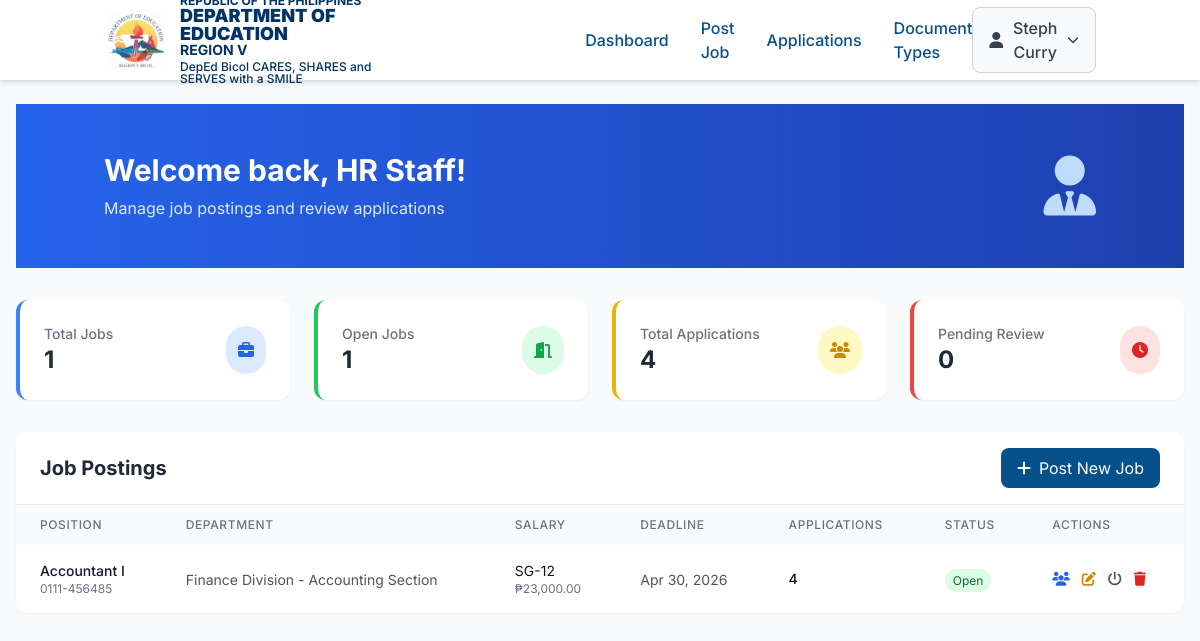
Page /HR_staff/hr_dashboard.php (signed in) on the committed database.
### tables this page shows
CREATE TABLE `jobs` (
  `jobId` int NOT NULL,
  `position` enum('Accountant I','Accountant II','Accountant III','Accountant IV','Accounting Analyst','Accounting Clerk II','Administrative Assistant VI','Administrative Aide I','Administrative Aide II','Administrative Aide III','Administrative Aide IV','Administrative Aide V','Administrative Aide VI','Administrative Assistant I','Administrative Assistant II','Administrative assistant III','Administrative Assistant V','Administrative Officer I','Administrative Officer II','Administrative Officer III','Administrative Officer IV','Administrative Officer V','Agriculturist I','Agriculturist II','Aquacultural Technician II','Aquaculturist I','Architect II','Architect III','Artist-Illustrator II','Assistant Regional Director','Assistant Schools Division Superintendent','Assistant School Principal 1','Assistant School Principal II','Assistant School Principal III','Assistant Secretary','Assistant Special School Principal','Assistant Teacher''s Camp Superintendent','Attorney V','Attorney I','Attorney II','Attorney III','Attorney IV','Bookkeeper','Budget Officer I','Bureau Director III','Bureau Director IV','Cashier I','Cashier II','Chief Accountant','Chief Administrative Officer','Chief Education Supervisor','Chief Health Program Officer','Cinematographer I','Clerk II','Clerk III','College Librarian I','College Librarian II','Communications Equipment Operator I','Communications Equipment Operator II','Communications Equipment Operator III','Communications Equipment Operator IV','Computer File Librarian II','Computer Maintenance Technologist I','Computer Maintenance Technologist III','Computer Programmer II','Computer Programmer III','Construction and Maintenance Man','Cook I','Copy Reader','Coxswain','Crafts Education Demonstrator I','Crafts Education Demonstrator II','Creative Arts Specialist I','Creative Arts Specialist II','Dental Aide','Dentist I','Dentist II','Dentist III','Department Legislative Liason Specialist','Disbursing Officer I','Disbursing Officer II','Dormitory Manager I','Dormitory Manager II','Draftsman I','Draftsman II','Driver I','Education Program Specialist I','Education Program Specialist II','Education Program Supervisor','Education Research Assistant II','Electronics and Communications Equipment Technician','Engineer II','Engineer III','Engineer IV','Engineer V','Farm Worker I','Fiscal Clerk I','Fiscal Examiner I','Fisherman','Guesthouse Caretaker','Guidance Coordinator 1','Guidance Coordinator II','Guidance Coordinator III','Guidance Counselor I','Guidance Counselor II','Guidance Counselor III','Guidance Services Specialist I','Guidance Services Specialist II','Handicraft Worker I','Handicraft Worker II','Head Teacher I','Head Teacher II','Head Teacher III','Head Teacher IV','Head Teacher V','Head Teacher VI','Health Education and Promotion Officer II','Health Education and Promotion Officer III','Heavy Equipment Operator I','Houseparent I','Human Resource Management Officer II','Human Resource Management Officer I','Information Systems Analyst II','Information Systems Analyst III','Information Systems Researcher III','Information Technology Officer','Information Technology Officer I','Information Technology Officer II','Internal Auditing Assistant','Internal Auditor I','Internal Auditor II','Internal Auditor III','Internal Auditor IV','Internal Auditor V','Laboratory Technician I','Legal Aide','Legal Assistant I','Legal Assistant II','Librarian I','Librarian II','Librarian III','Light Equipment Operator','Lineman I','Marine Engineman I','Master Fisherman','Master Teacher I','Master Teacher II','Master Teacher III','Master Teacher IV','Mechanic I','Mechanic II','Mechanical Plant Operator II','Mechanical Plant Operator I','Medical Officer II','Medical Officer III','Medical Officer IV','Metal Worker I','Nurse I','Nurse II','Nurse Maid I','Nursing Attendant I','Nutritionist-Dietitian I','Nutritionist-Dietitian II','Nutritionist-Dietitian III','Photoengraver II','Planning Officer I','Planning Officer II','Planning Officer III','Planning Officer IV','Planning Officer V','Printing Foreman','Project Development Assistant','Project Development Officer I','Project Development Officer II','Project Development Officer III','Project Development Officer IV','Project Development Officer V','Project Evaluation Officer IV','Proofreader II','Public Schools District Supervisor','Publication Production Supervisor','Pyschologist I','Records Officer II','Regional Director','Registrar I','Registrar II','Reproduction Machine Operator I','School Farm Demonstrator','School Farming Coordinator I','School Farming Coordinator II','School Farming Coordinator III','School Librarian I','School Librarian II','School Librarian III','School Principal I','School Principal II','School Principal III','School Principal IV','Schools Division Superintendent','Science Research Assistant','Science Research Specialist II','Science Research Technician I','Science Research Technician II','Science Research Technician III','Science Research Technician IV','Secretary','Security Guard I','Security Guard II','Security Guard III','Security Officer II','Security Officer IV','Senior Administrative Assistant I','Senior Administrative Assistant II','Senior Administrative Assistant III','Senior Administrative Assistant V','Senior Bookkeeper','Senior Education Program Specialist','Senior Science Research Specialist','Social Welfare Officer I','Special Investigator III','Special Invetigator II','Special School Principal I','Special School Principal II','Statistician Aide','Statistician I','Statistician II','Statistician III','Supervising Administrative Officer','Supervising Education Program Specialist','Supervising Health Program Officer','Supply Officer I','Supply Officer II','Teacher Credentials Evaluator I','Teacher Credentials Evaluator II','Teacher I','Teacher II','Teacher III','Teacher''s Camp Superintendent','Teaching-Aids Specialist','Telegram Carrier','Typesetter II','Undersecretary','Utility Foreman','Utility Worker I','Vocational Instruction Supervisor I','Vocational Instruction Supervisor II','Vocational Instruction Supervisor III','Vocational Placement Coordinator I','Vocational School Administrator I','Vocational School Administrator II','Warehouseman III','Watchman I','Watchman II') DEFAULT NULL,
  `pos_id` int DEFAULT NULL,
  `plantillaItemNo` varchar(50) DEFAULT NULL,
  `description` text,
  `department` enum('Administrative Division - Asset Management Section','Administrative Division - General Services Unit','Administrative Division - Payroll Services Unit','Administrative Division - Records Section','Administrative Division - Personnel Section','Administrative Division - Cash Section','Curriculum and Learning Management Division - Learning Resource Management Section','Education Support Services Division - Health and Nutrition','Education Support Services Division - Programs and Projects','Education Support Services Division - Facilities','Finance Division - Budget Section','Finance Division - Accounting Section','Human Resource Development Division - NEAP','Office of the Regional Director - Procurement Unit','Office of the Regional Director - Information and Communications Technology Unit','Office of the Regional Director - Public Affairs Unit','Office of the Regional Director - Legal Unit','Administrative Division','Curriculum and Learning Management Division','Education Support Services Division','Finance Division','Office of the Regional Director') DEFAULT NULL,
  `dept_id` int DEFAULT NULL,
  `salaryGrade` varchar(10) DEFAULT NULL,
  `monthlySalary` decimal(10,2) DEFAULT NULL,
  `requirements` text,
  `deadline` date DEFAULT NULL,
  `createdAt` timestamp NULL DEFAULT CURRENT_TIMESTAMP,
  `updatedAt` timestamp NULL DEFAULT CURRENT_TIMESTAMP ON UPDATE CURRENT_TIMESTAMP,
  `jobStatus` enum('Open','Closed') NOT NULL DEFAULT 'Open',
  `postedAt` timestamp NULL DEFAULT CURRENT_TIMESTAMP
);

### HR_staff/hr_dashboard.php (the view, shortened to what this page needs)
<?php
require_once '../config/db.php';
$totalJobs = $pdo->query("SELECT COUNT(*) as count FROM jobs")->fetch()['count'];
$openJobs = $pdo->query("SELECT COUNT(*) as count FROM jobs WHERE jobStatus = 'Open'")->fetch()['count'];
$totalApplications = $pdo->query("SELECT COUNT(*) as count FROM applications")->fetch()['count'];
$pendingApplications = $pdo->query("SELECT COUNT(*) as count FROM applications WHERE status = 'Pending'")->fetch()['count'];
$stmt = $pdo->query("
    SELECT j.*,
           COUNT(a.applicationId) as application_count,
           COUNT(CASE WHEN a.status = 'Pending' THEN 1 END) as pending_count
    FROM jobs j
    LEFT JOIN applications a ON j.jobId = a.jobId
    GROUP BY j.jobId
    ORDER BY j.createdAt DESC
");
$jobs = $stmt->fetchAll();
include('../includes/header.php');
?>
<div class="bg-gradient-to-r from-blue-600 to-blue-800 text-white py-12 mb-8">
    <div class="container mx-auto px-4">
        <div class="flex items-center justify-between">
            <div>
                <h1 class="text-3xl font-bold mb-2">Welcome back, <?= htmlspecialchars($_SESSION['firstName'] ?? 'HR Staff') ?>!</h1>
                <p class="text-blue-100">Manage job postings and review applications</p>
            </div>
            <div class="hidden md:block">
                <i class="fas fa-user-tie text-6xl text-blue-200"></i>
            </div>
        </div>
    </div>
</div>
<div class="grid grid-cols-1 md:grid-cols-4 gap-6 mb-8">
    <div class="bg-white rounded-xl shadow-sm p-6 border-l-4 border-blue-500">
        <div class="flex items-center justify-between">
            <div>
                <p class="text-gray-500 text-sm font-medium">Total Jobs</p>
                <p class="text-2xl font-bold text-gray-800"><?= $totalJobs ?></p>
            </div>
            <div class="bg-blue-100 p-3 rounded-full">
                <i class="fas fa-briefcase text-blue-600"></i>
            </div>
        </div>
    </div>
    <div class="bg-white rounded-xl shadow-sm p-6 border-l-4 border-green-500">
        <div class="flex items-center justify-between">
            <div>
                <p class="text-gray-500 text-sm font-medium">Open Jobs</p>
                <p class="text-2xl font-bold text-gray-800"><?= $openJobs ?></p>
            </div>
            <div class="bg-green-100 p-3 rounded-full">
                <i class="fas fa-door-open text-green-600"></i>
            </div>
        </div>
    </div>
    <div class="bg-white rounded-xl shadow-sm p-6 border-l-4 border-yellow-500">
        <div class="flex items-center justify-between">
            <div>
                <p class="text-gray-500 text-sm font-medium">Total Applications</p>
                <p class="text-2xl font-bold text-gray-800"><?= $totalApplications ?></p>
            </div>
            <div class="bg-yellow-100 p-3 rounded-full">
                <i class="fas fa-users text-yellow-600"></i>
            </div>
        </div>
    </div>
    <div class="bg-white rounded-xl shadow-sm p-6 border-l-4 border-red-500">
        <div class="flex items-center justify-between">
            <div>
                <p class="text-gray-500 text-sm font-medium">Pending Review</p>
                <p class="text-2xl font-bold text-gray-800"><?= $pendingApplications ?></p>
            </div>
            <div class="bg-red-100 p-3 rounded-full">
                <i class="fas fa-clock text-red-600"></i>
            </div>
        </div>
    </div>
</div>
<div class="bg-white rounded-xl shadow-sm overflow-hidden">
    <div class="px-6 py-4 border-b border-gray-200">
        <div class="flex justify-between items-center">
            <h2 class="text-xl font-bold text-gray-800">Job Postings</h2>
            <a href="create_job.php" class="primary-bg text-white px-4 py-2 rounded-lg hover:bg-blue-800 transition flex items-center">
                <i class="fas fa-plus mr-2"></i>Post New Job
            </a>
        </div>
    </div>
    <div class="overflow-x-auto">
        <table class="min-w-full">
            <thead class="bg-gray-50">
                <tr>
                    <th class="px-6 py-3 text-left text-xs font-medium text-gray-500 uppercase tracking-wider">Position</th>
                    <th class="px-6 py-3 text-left text-xs font-medium text-gray-500 uppercase tracking-wider">Department</th>
                    <th class="px-6 py-3 text-left text-xs font-medium text-gray-500 uppercase tracking-wider">Salary</th>
                    <th class="px-6 py-3 text-left text-xs font-medium text-gray-500 uppercase tracking-wider">Deadline</th>
                    <th class="px-6 py-3 text-left text-xs font-medium text-gray-500 uppercase tracking-wider">Applications</th>
                    <th class="px-6 py-3 text-left text-xs font-medium text-gray-500 uppercase tracking-wider">Status</th>
                    <th class="px-6 py-3 text-left text-xs font-medium text-gray-500 uppercase tracking-wider">Actions</th>
                </tr>
            </thead>
            <tbody class="bg-white divide-y divide-gray-200">
                <?php foreach ($jobs as $job): ?>
                <tr class="hover:bg-gray-50 transition">
                    <td class="px-6 py-4 whitespace-nowrap">
                        <div>
                            <p class="text-sm font-medium text-gray-900"><?= htmlspecialchars($job['position']) ?></p>
                            <p class="text-xs text-gray-500"><?= htmlspecialchars($job['plantillaItemNo']) ?></p>
                        </div>
                    </td>
                    <td class="px-6 py-4 whitespace-nowrap">
                        <span class="text-sm text-gray-600"><?= htmlspecialchars($job['department']) ?></span>
                    </td>
                    <td class="px-6 py-4 whitespace-nowrap">
                        <div>
                            <p class="text-sm text-gray-900"><?= htmlspecialchars($job['salaryGrade']) ?></p>
                            <p class="text-xs text-gray-500">₱<?= number_format($job['monthlySalary'], 2) ?></p>
                        </div>
                    </td>
                    <td class="px-6 py-4 whitespace-nowrap">
                        <span class="text-sm text-gray-600"><?= date('M d, Y', strtotime($job['deadline'])) ?></span>
                    </td>
                    <td class="px-6 py-4 whitespace-nowrap">
                        <div class="flex items-center space-x-2">
                            <span class="text-sm font-medium text-gray-900"><?= $job['application_count'] ?></span>
                        </div>
                    </td>
                    <td class="px-6 py-4 whitespace-nowrap">
                        <?php if ($job['jobStatus'] === 'Open'): ?>
                            <span class="bg-green-100 text-green-800 text-xs px-2 py-1 rounded-full">Open</span>
                        <?php else: ?>
                            <span class="bg-gray-100 text-gray-800 text-xs px-2 py-1 rounded-full">Closed</span>
                        <?php endif; ?>
                    </td>
                    <td class="px-6 py-4 whitespace-nowrap text-sm font-medium">
                        <div class="flex items-center space-x-3">
                            <a href="applications.php?job=<?= $job['jobId'] ?>" class="text-blue-600 hover:text-blue-900" title="View Applications">
                                <i class="fas fa-users"></i>
                            </a>
                            <a href="edit_job.php?id=<?= $job['jobId'] ?>" class="text-yellow-600 hover:text-yellow-900" title="Edit">
                                <i class="fas fa-edit"></i>
                            </a>
                            <a href="../actions/toggle_job_status.php?id=<?= $job['jobId'] ?>" class="text-gray-600 hover:text-gray-900" title="Toggle Status">
                                <i class="fas fa-power-off"></i>
                            </a>
                            <a href="../actions/delete_job_action.php?id=<?= $job['jobId'] ?>" class="text-red-600 hover:text-red-900" onclick="return confirm('Are you sure you want to delete this job posting?')" title="Delete">
                                <i class="fas fa-trash"></i>
                            </a>
                        </div>
                    </td>
                </tr>
                <?php endforeach; ?>
            </tbody>
        </table>
    </div>
</div>

### includes/header.php (style rules this page uses)
body { font-family: 'Inter', sans-serif; }
.primary-bg { background-color: #06508c; }

### rows in the picture
jobs: position "Accountant I", plantillaItemNo "0111-456485", department "Finance Division - Accounting Section", salaryGrade "SG-12", monthlySalary "23,000.00", deadline "Apr 30, 2026", application_count "4", jobStatus "Open"

### other values in the picture
$_SESSION['firstName'] "HR Staff"
$totalJobs "1"
$openJobs "1"
$totalApplications "4"
$pendingApplications "0"
